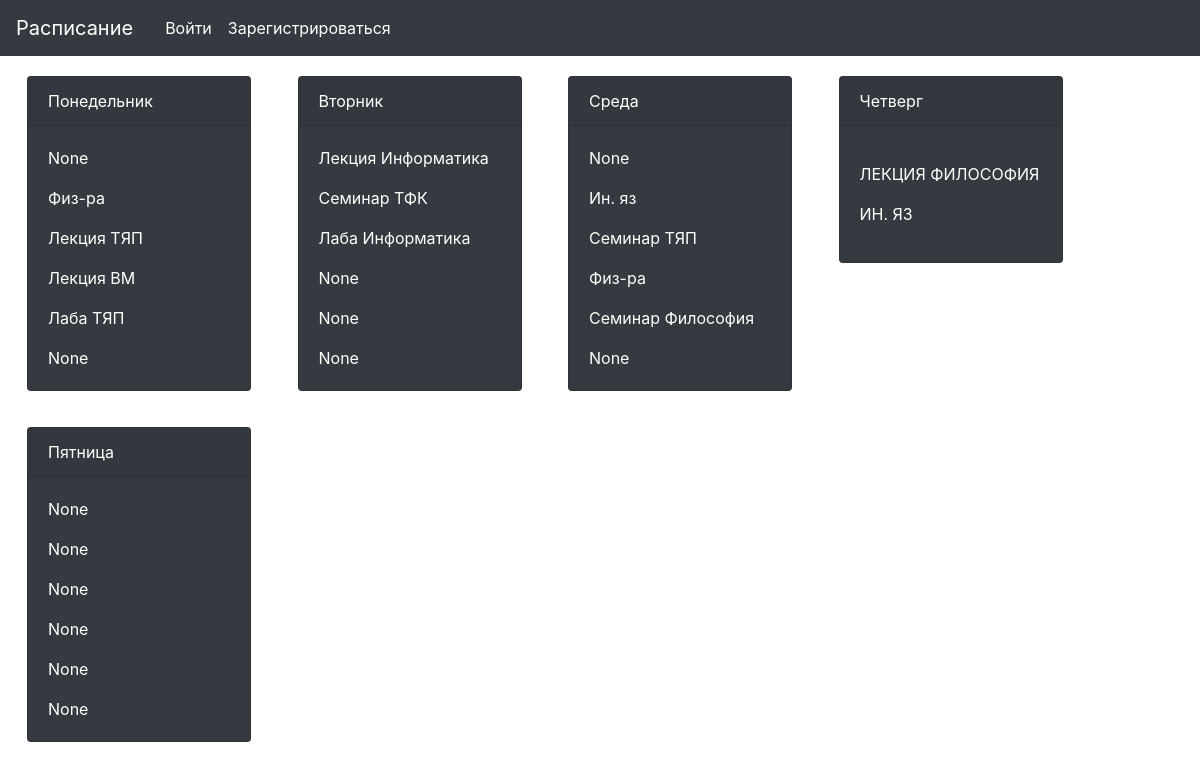
Before: / with the older database file.
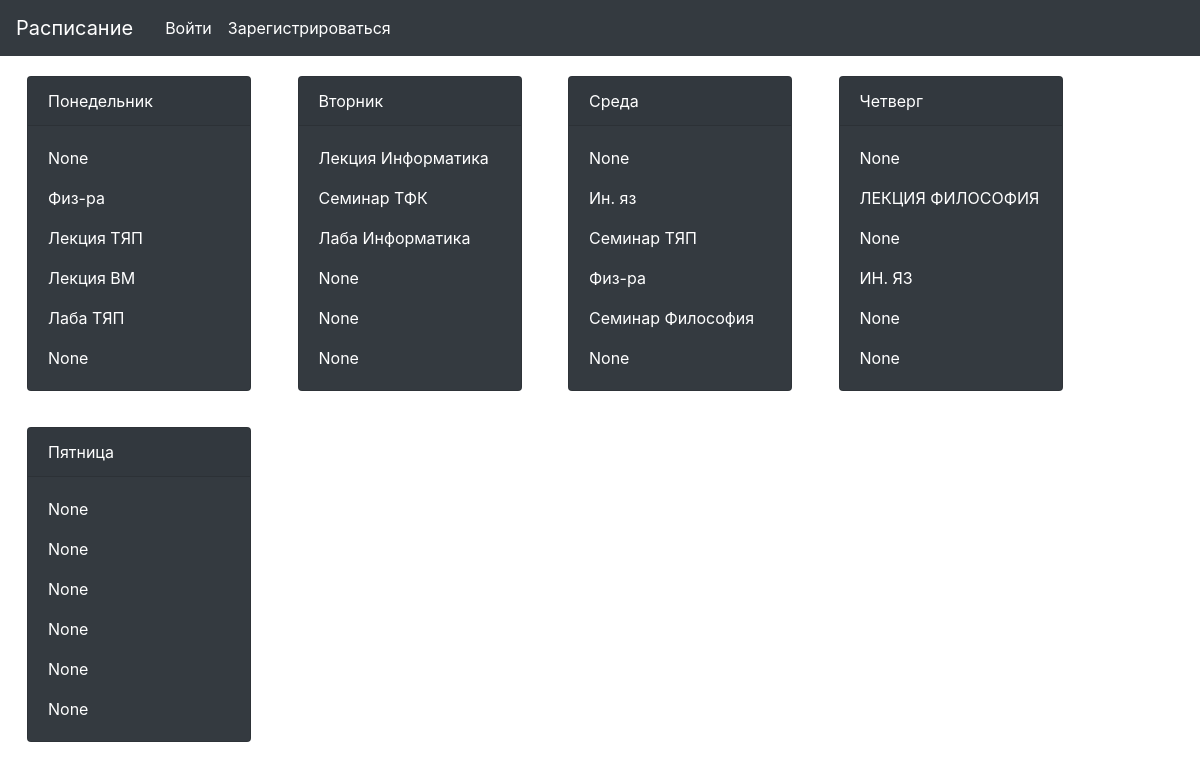
After: the same page with the newer database file.
### flask_project/models.py (models this page shows, shortened)
class Raspisanie(db.Model):
    day = db.Column(db.String(255), primary_key=True, unique=True)
    day_1 = db.Column(db.String(255), nullable=True, default='Отсутсувует')
    day_2 = db.Column(db.String(255), nullable=True, default='Отсутсувует')
    day_3 = db.Column(db.String(255), nullable=True, default='Отсутсувует')
    day_4 = db.Column(db.String(255), nullable=True, default='Отсутсувует')
    day_5 = db.Column(db.String(255), nullable=True, default='Отсутсувует')
    day_6 = db.Column(db.String(255), nullable=True, default='Отсутсувует')

### flask_project/routes.py (the view)
@app.route('/')
def home():
	conn = sqlite3.connect('flask_project/site.db')
	c = conn.cursor()
	c.execute('SELECT * FROM raspisanie')
	all_rows = c.fetchall()
	return render_template('day.html', all_rows=all_rows)

### flask_project/templates/day.html
{% extends "layout.html" %}
{% block content %}
{% for data in all_rows %}
<div class="card-deck d-inline-block", style="margin-top: 20px; margin-right: 0px; margin-left: 12px">
	<div class="card text-white bg-dark mb-3" style="width: 14rem;">
		<div class="card-header">{{ data[0] }}</div>
  		<div class="card-body">
  			<p class="card-text">{{ data[1] }}</p>
  			<p class="card-text">{{ data[2] }}</p>
 	 		<p class="card-text">{{ data[3] }}</p>
 	 		<p class="card-text">{{ data[4] }}</p>
 			<p class="card-text">{{ data[5] }}</p>
  			<p class="card-text">{{ data[6] }}</p>
  		</div>
	</div>
</div>
{% endfor %}
{% endblock %}

### flask_project/templates/layout.html (shortened to what this page needs)
<link rel="stylesheet" href="https://stackpath.bootstrapcdn.com/bootstrap/4.1.3/css/bootstrap.min.css">
<link rel="stylesheet" type="text/css" href="{{ url_for('static', filename='style.css') }}">
<body>
<nav class="navbar navbar-expand-lg navbar-light bg-dark">
  <a class="navbar-brand mr-4" style="color:white" href="{{ url_for('home') }}">Расписание</a>
   <div class="collapse navbar-collapse" id="navbarToggle">
   <div class="navbar-nav">
    {% if current_user.is_authenticated %}
        <a class="nav-item nav-link" style="color:white" href="{{ url_for('edit') }}">Изменить</a>
        <a class="nav-item nav-link" style="color:white" href="{{ url_for('logout') }}">Выйти</a>
    {% else %}
    	<a class="nav-item nav-link" style="color:white" href="{{ url_for('login') }}">Войти</a>
		<a class="nav-item nav-link" style="color:white" href="{{ url_for('registration') }}">Зарегистрироваться</a>
    </div>
    {% endif %}
    </div>
</nav>
{% block content %} {% endblock %}
</body>

Changed rows visible on the page:
changed Raspisanie "Четверг": day_1 (not shown) → "None"; day_3 (not shown) → "None"; day_5 (not shown) → "None"; day_6 (not shown) → "None"
